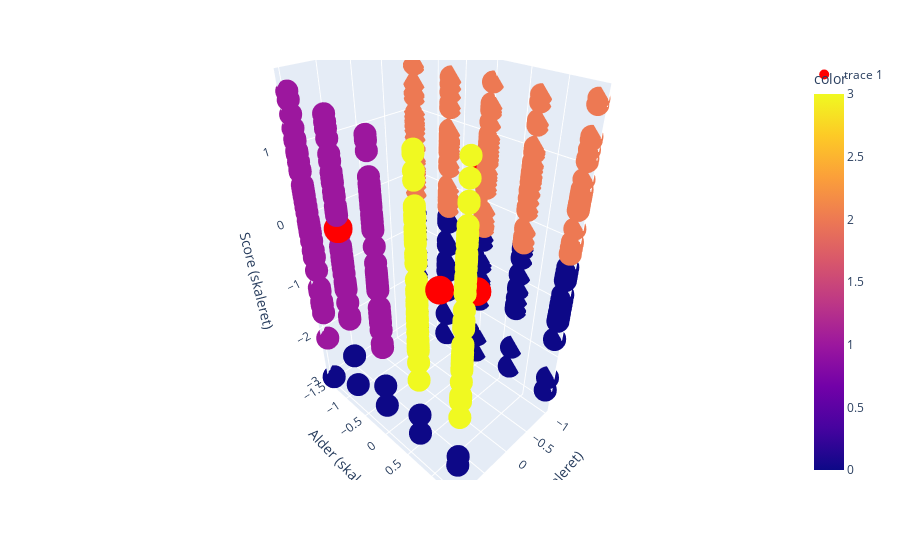

Notebook cell for this chart:
### Markdown cell above
Grunden til at WCSS foretrækkes over SDD til at finde det optimale antal clusters i K-Means clustering, er at det er direkte relateret til målet med clusteralgoritmen, nemlig at minimere summen af kvadrerede afstande mellem hver datapunkt og dets nærmeste cluster center i stedet for meanen i datasættet (SDD).

### Code cell
# Lav K-means clustering
kmeans = KMeans(n_clusters=4)
kmeans.fit(scaled_features)

# Tilføj cluster labels til data framen
koen_alder_no_total['Cluster'] = kmeans.labels_

# Udtræk cluster centers
cluster_centers = kmeans.cluster_centers_

# Udtræk koordinaterne af de forskellige clusters
x = scaled_features[:, 0]
y = scaled_features[:, 1]
z = scaled_features[:, 2]

# Plot data points
fig = px.scatter_3d(x=x, y=y, z=z, color=kmeans.labels_, color_discrete_sequence=px.colors.sequential.Viridis)

# Plot cluster centers
fig.add_scatter3d(x=cluster_centers[:, 0], y=cluster_centers[:, 1], z=cluster_centers[:, 2], mode='markers', marker=dict(size=10, color='red', symbol='circle'))

# Vis plottet
fig.update_layout(scene=dict(xaxis_title='Køn (skaleret)', yaxis_title='Alder (skaleret)', zaxis_title='Score (skaleret)'))
fig.show()

### Figure 1 — Plotly figure (JSON) as saved in the notebook; plotly's stock layout.template omitted (floating-point values rounded to 4 significant figures; data arrays with more than 128 entries replaced by an {"elided": "..."} marker saying what was removed)
{"data": [{"hovertemplate": "x=%{x}<br>y=%{y}<br>z=%{z}<br>color=%{marker.color}<extra></extra>", "legendgroup": "", "marker": {"color": {"elided": "450 int values"}, "coloraxis": "coloraxis", "symbol": "circle"}, "mode": "markers", "name": "", "scene": "scene", "showlegend": false, "type": "scatter3d", "x": {"elided": "450 int values"}, "y": {"elided": "450 float values"}, "z": {"elided": "450 float values"}}, {"marker": {"color": "red", "size": 10, "symbol": "circle"}, "mode": "markers", "type": "scatter3d", "x": [-0.7831, 1, -1, 1], "y": [0.1108, -0.7125, -0.05151, 1.061], "z": [-1.382, 0.1287, 0.5754, 0.1287]}], "layout": {"coloraxis": {"colorbar": {"title": {"text": "color"}}, "colorscale": [[0, "#0d0887"], [0.1111, "#46039f"], [0.2222, "#7201a8"], [0.3333, "#9c179e"], [0.4444, "#bd3786"], [0.5556, "#d8576b"], [0.6667, "#ed7953"], [0.7778, "#fb9f3a"], [0.8889, "#fdca26"], [1, "#f0f921"]]}, "legend": {"tracegroupgap": 0}, "margin": {"t": 60}, "scene": {"domain": {"x": [0, 1], "y": [0, 1]}, "xaxis": {"title": {"text": "Køn (skaleret)"}}, "yaxis": {"title": {"text": "Alder (skaleret)"}}, "zaxis": {"title": {"text": "Score (skaleret)"}}}}}
